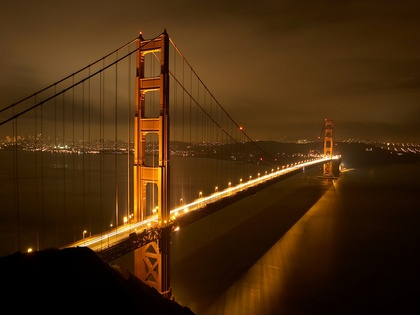
%> input picture Lab06_Option01/resources/A6_01_1.jpg, 420 x 315 px, shrunk from 1600 x 1200 before the run
$ octave Task01.m   (GNU Octave 9; MATLAB toolbox functions it lacks are replaced by stand-ins)
%> lines starting %> are read from the running program, lines starting %| are printed output that depends on the picture
clc;
clear all;
close all;

%% 1. Считывание изображения
img = imread('resources/A6_01_1.jpg');
%> img is the input picture: size 315x420x3 uint8; mean R, G, B 72.1, 43.3, 14
imgGray = rgb2gray(img);
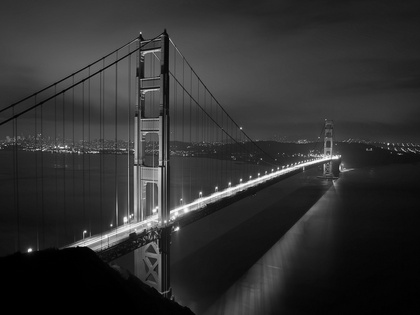
%> imgGray: size 315x420 uint8; min 0, max 251, mean 48.6
[sizeY, sizeX] = size(imgGray);    % размер изображения
%> sizeY = 315; sizeX = 420

figure(); imshow(img); title('Исходное изображение');
figure(); imshow(imgGray); title('Полутоновое изображение');


%% 2. Добавление периодического шума
N1 = zeros(sizeY,sizeX);
N2 = zeros(sizeY,sizeX);
u0 = 40;
v0 = 0;
for im = 1:sizeY
    for in = 1:sizeX
         xa = 2*pi*u0*im/sizeY;
         ya = 2*pi*v0*in/sizeX;
         N1(im,in) = sin(xa+ya);

         xa = 2*pi*v0*im/sizeY;
         ya = 2*pi*u0*in/sizeX;
         N2(im,in) = sin(xa+ya);
     end
end
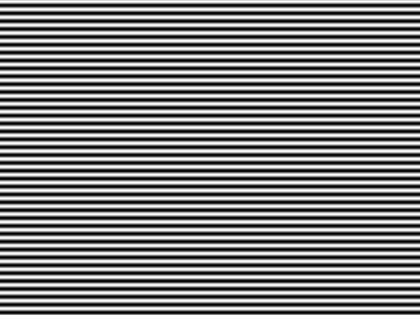
%> N1: size 315x420 double; min -1, max 1, mean 2.49e-17; drawn with min black and max white
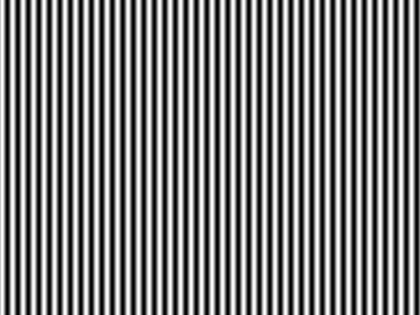
%> N2: size 315x420 double; min -0.997, max 0.997, mean 2.78e-18; drawn with min black and max white
imgNoisy = double(imgGray) + 1.5*N1;% + 1.5*N2;
figure(); imshow(imgNoisy,[]); title('Зашумленное изображение')
% [6 lines of commented-out code are left out]

$ run again, with Lab06_Option01/resources/Rez6_01_1a.jpg copied over Lab06_Option01/resources/A6_01_1.jpg
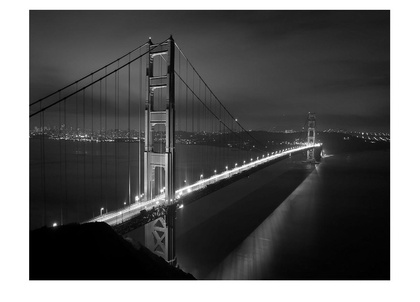
%> input picture Lab06_Option01/resources/Rez6_01_1a.jpg, 420 x 302 px, shrunk from 1241 x 893 before the run
%> img is the input picture: size 302x420x3 uint8; min 0, max 255, mean 96
%> after the loop `for im = 1:sizeY`:
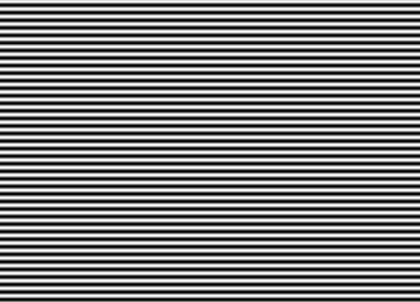
%> N1: size 302x420 double; min -1, max 1, mean -2.68e-16; drawn with min black and max white
